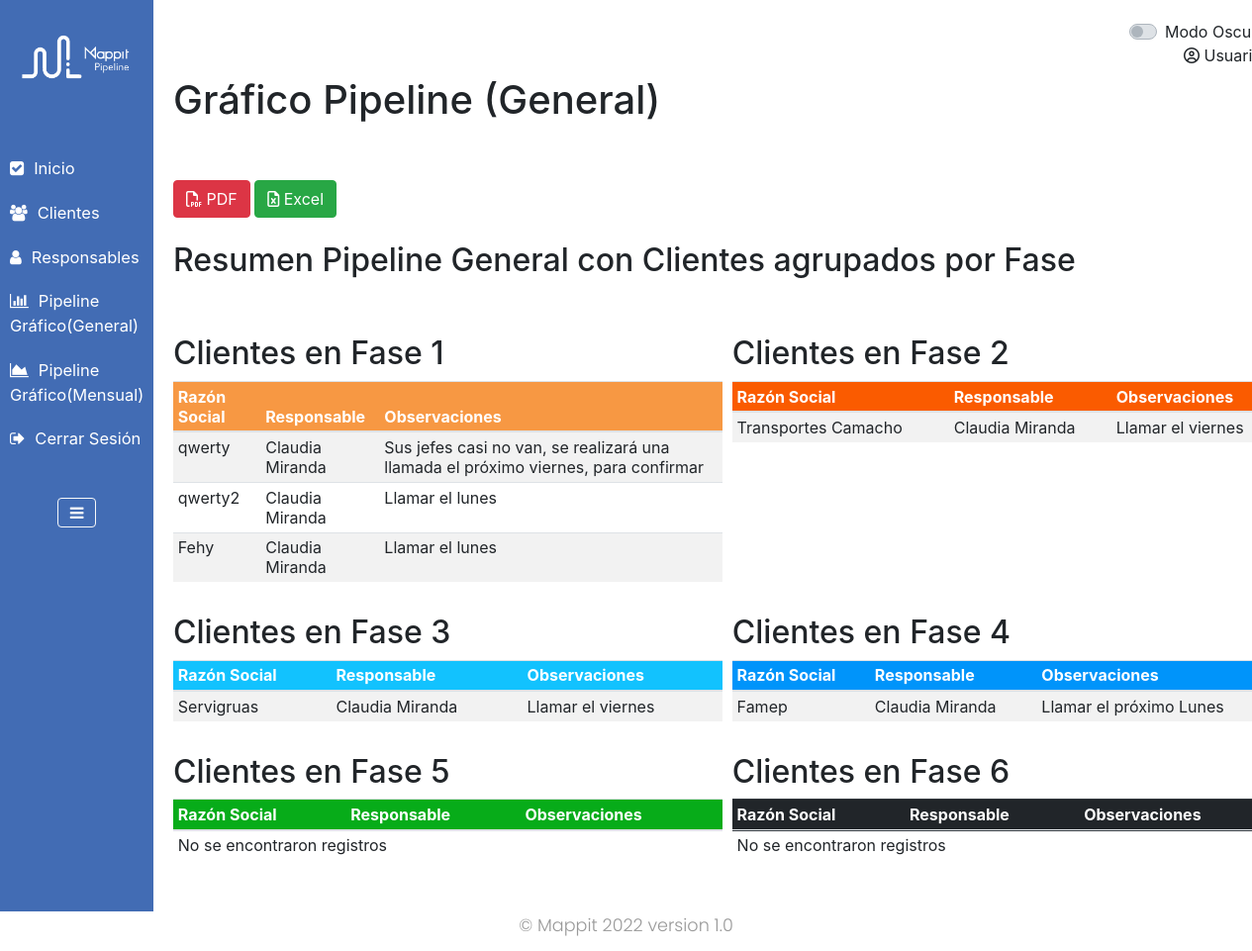
/grafico, run on the app's committed database.
### ventas/models.py (models this page shows, shortened)
class Prospecto(models.Model):
	razon_social = models.CharField(max_length = 200, verbose_name = 'Razón Social')
	contacto = models.CharField(max_length = 200, verbose_name = 'Contacto')
	num_tel = models.CharField(max_length = 40, verbose_name = 'Número de Teléfono', null = True)
	correo = models.CharField(max_length=70, verbose_name = 'Correo Electronico', null = True)
	nombre_comercial = models.CharField(max_length = 200, verbose_name = 'Nombre Comercial')
	giro = models.CharField(max_length = 200,  verbose_name = 'Giro')
	localidad = models.CharField(max_length = 200, verbose_name = 'Localidad')
	coordenadas = models.CharField(max_length = 100, verbose_name = 'Coordenadas', null = True)
	fechaReg = models.DateField(null = True, blank = True , verbose_name = 'Fecha de Registro', default = now, editable = False )
	clasificacion = models.CharField(max_length = 1, choices = clasificacion, default = '1')
	responsable = models.ForeignKey('Responsable', on_delete = models.SET_NULL, null = True)
	fase = models.CharField(max_length = 2, choices = fase, default = '1')
	observaciones = models.CharField(max_length = 254, verbose_name = 'Observaciones', null = True)

class Responsable(models.Model):
	nombre_completo = models.CharField(max_length = 200, verbose_name = 'Nombre Completo')
	def __str__(self):
		return self.nombre_completo

### ventas/views.py (the view)
# urls.py: path('grafico', Grafico, name = 'grafico'),
def Grafico(request):
	fase_uno_series = Prospecto.objects.filter(fase = 'F1', fechaReg__year = str(now.year)).count()
	fase_dos_series = Prospecto.objects.filter(fase = 'F2', fechaReg__year = str(now.year)).count()
	fase_tres_series = Prospecto.objects.filter(fase = 'F3', fechaReg__year = str(now.year)).count()
	fase_cuatro_series = Prospecto.objects.filter(fase = 'F4', fechaReg__year = str(now.year)).count()
	fase_cinco_series = Prospecto.objects.filter(fase = 'F5', fechaReg__year = str(now.year)).count()
	fase_seis_series = Prospecto.objects.filter(fase = 'F6', fechaReg__year = str(now.year)).count()
	cl_uno = Prospecto.objects.filter(fase = 'F1', fechaReg__year = str(now.year))
	cl_dos = Prospecto.objects.filter(fase = 'F2', fechaReg__year = str(now.year))
	cl_tres = Prospecto.objects.filter(fase = 'F3', fechaReg__year = str(now.year))
	cl_cuatro = Prospecto.objects.filter(fase = 'F4', fechaReg__year = str(now.year))
	cl_cinco = Prospecto.objects.filter(fase = 'F5', fechaReg__year = str(now.year))
	cl_seis = Prospecto.objects.filter(fase = 'F6', fechaReg__year = str(now.year))
	return render(request, 'grafico.html', {
        'fase_uno_series': json.dumps(fase_uno_series),
        'fase_dos_series': json.dumps(fase_dos_series),
        'fase_tres_series': json.dumps(fase_tres_series),
        'fase_cuatro_series': json.dumps(fase_cuatro_series),
        'fase_cinco_series': json.dumps(fase_cinco_series),
        'fase_seis_series': json.dumps(fase_seis_series),
        'cl_uno': cl_uno,
        'cl_dos': cl_dos,
        'cl_tres': cl_tres,
        'cl_cuatro': cl_cuatro,
        'cl_cinco': cl_cinco,
        'cl_seis': cl_seis,
    })

### ventas/templates/grafico.html (shortened to what this page needs)
{% extends 'base.html' %}
{% block titulo%} Gráfico Pipeline (General) {% endblock %}
{% load static %}
{% block content %}
<div class="row">
<div class="col-12" id="container"></div>
</div>
<br>
<button class="btn btn-danger" onclick="exportPDF()"><i class="fa fa-file-pdf-o" aria-hidden="true"></i> PDF</button>
<button class="btn btn-success" onclick="exportXLS()"><i class="fa fa-file-excel-o" aria-hidden="true"></i> Excel</button>
<br><br>
<div id = "exportar">
<h2>Resumen Pipeline General con Clientes agrupados por Fase</h2>
<br><br>
<div class="form-row form-row" >
<div class="form-group col-md-6">
<h2>Clientes en Fase 1</h2>
<div class="table-responsive">
  <table id="tabla_fase" class="table table-striped table-sm">
    <thead bgcolor="#F79843" style="color:white;">
      <tr>
        <th>Razón Social</th>
        <th>Responsable</th>
        <th>Observaciones</th>
      </tr>
</thead>
<tbody>
        <tr>
        {% for cl in cl_uno %}
        <td>{{ cl.razon_social }}</td>
        <td>{{ cl.responsable }}</td>
        <td>{{ cl.observaciones }}</td>
      </tr>
        {% empty %}
      <tr>
        <td colspan="5">No se encontraron registros</td>
      </tr>
        {% endfor %}
</tbody>
</table>
</div>
</div>
<div class="form-group col-md-6">
<h2>Clientes en Fase 2</h2>
<div class="table-responsive">
  <table id="tabla_fase" class="table table-striped table-sm">
    <thead bgcolor="#FA5B00" style="color:white;">
      <tr>
        <th>Razón Social</th>
        <th>Responsable</th>
        <th>Observaciones</th>
      </tr>
</thead>
<tbody>
        <tr>
        {% for cl in cl_dos %}
        <td>{{ cl.razon_social }}</td>
        <td>{{ cl.responsable }}</td>
        <td>{{ cl.observaciones }}</td>
      </tr>
        {% empty %}
      <tr>
        <td colspan="5">No se encontraron registros</td>
      </tr>
        {% endfor %}
</tbody>
</table>
</div>
</div>
</div>
<div class="form-row form-row" >
<div class="form-group col-md-6">
<h2>Clientes en Fase 3</h2>
<div class="table-responsive">
  <table id="tabla_fase" class="table table-striped table-sm">
   <thead bgcolor="#12C2FE" style="color:white;">
      <tr>
        <th>Razón Social</th>
        <th>Responsable</th>
        <th>Observaciones</th>
      </tr>
</thead>
<tbody>
        <tr>
        {% for cl in cl_tres %}
        <td>{{ cl.razon_social }}</td>
        <td>{{ cl.responsable }}</td>
        <td>{{ cl.observaciones }}</td>
      </tr>
        {% empty %}
      <tr>
        <td colspan="5">No se encontraron registros</td>
      </tr>
        {% endfor %}
</tbody>
</table>
</div>
</div>
<div class="form-group col-md-6">
<h2>Clientes en Fase 4</h2>
<div class="table-responsive">
  <table id="tabla_fase" class="table table-striped table-sm">
    <thead bgcolor="#0094FA" style="color:white;">
      <tr>
        <th>Razón Social</th>
        <th>Responsable</th>
        <th>Observaciones</th>
      </tr>
</thead>
<tbody>
        <tr>
        {% for cl in cl_cuatro %}
        <td>{{ cl.razon_social }}</td>
        <td>{{ cl.responsable }}</td>
        <td>{{ cl.observaciones }}</td>
      </tr>
        {% empty %}
      <tr>
        <td colspan="5">No se encontraron registros</td>
      </tr>
        {% endfor %}
</tbody>
</table>
</div>
</div>
</div>
<div class="form-row form-row" >
<div class="form-group col-md-6">
<h2>Clientes en Fase 5</h2>
<div class="table-responsive">
  <table id="tabla_fase" class="table table-striped table-sm">
     <thead bgcolor="#07AC19" style="color:white;">
      <tr>
        <th>Razón Social</th>
        <th>Responsable</th>
        <th>Observaciones</th>
      </tr>
</thead>
<tbody>
        <tr>
        {% for cl in cl_cinco %}
        <td>{{ cl.razon_social }}</td>
        <td>{{ cl.responsable }}</td>
        <td>{{ cl.observaciones }}</td>
      </tr>
        {% empty %}
      <tr>
        <td colspan="5">No se encontraron registros</td>
      </tr>
        {% endfor %}
</tbody>
</table>
</div>
</div>
<div class="form-group col-md-6">
<h2>Clientes en Fase 6</h2>
<div class="table-responsive">
  <table id="tabla_fase" class="table table-striped table-sm">
    <thead class="thead-dark">
      <tr>
        <th>Razón Social</th>
        <th>Responsable</th>
        <th>Observaciones</th>
      </tr>
</thead>
<tbody>
        <tr>
        {% for cl in cl_seis %}
        <td>{{ cl.razon_social }}</td>
        <td>{{ cl.responsable }}</td>
        <td>{{ cl.observaciones }}</td>
      </tr>
        {% empty %}
      <tr>
        <td colspan="5">No se encontraron registros</td>
      </tr>
        {% endfor %}
</tbody>
</table>
</div>
</div>
</div>
</div>
{% endblock %}

### sistemaventas/templates/base.html (shortened to what this page needs)
{% load bootstrap4 %}
{% bootstrap_css %}
{% load static %}
<html lang="sp">
<head>
    <link rel="stylesheet" href="path/to/font-awesome/css/font-awesome.min.css"  >
    <link rel="stylesheet" href="https://stackpath.bootstrapcdn.com/bootstrap/4.1.0/css/bootstrap.min.css">
    <link rel="stylesheet" type="text/css" href="static/css/style4.css" class="theme">
    <link rel="stylesheet" href="https://cdnjs.cloudflare.com/ajax/libs/malihu-custom-scrollbar-plugin/3.1.5/jquery.mCustomScrollbar.min.css">
    <link rel="stylesheet" type="text/css" href="https://stackpath.bootstrapcdn.com/font-awesome/4.7.0/css/font-awesome.min.css">
    <link rel="stylesheet" href="https://cdn.jsdelivr.net/npm/bootstrap@4.0.0/dist/css/bootstrap.min.css">
    <link rel="stylesheet" type="text/css" href="https://cdn.datatables.net/v/dt/jq-3.3.1/dt-1.10.21/datatables.min.css">
    <link rel="stylesheet" href="https://unpkg.com/leaflet/dist/leaflet.css" />
    <link rel="stylesheet" href="https://unpkg.com/leaflet-control-geocoder/dist/Control.Geocoder.css" />
</head>
<body>
    <div class="wrapper">
        <nav id="sidebar">
            <div class="sidebar-header">
                <h3><a href="/"><center><img src="{% static  'img/LOGO BLANCO PIPELINE SIN FONDO.png' %}" height="80" width="130"></center></a></h3>
            </div>
            <ul class="list-unstyled components">
                <li class="active">
                        <li>
                            <a style="color:white;" href="/inicio"><i class="fa fa-check-square" aria-hidden="true"></i>Inicio</a>
                        </li>
                        <li>
                            <a style="color:white;" href="/listProspecto"><i class="fa fa-users" aria-hidden="true"></i>Clientes</a>
                        </li>
                        <li>
                            <a style="color:white;" href="/listResponsable"><i class="fa fa-user" aria-hidden="true"></i>Responsables</a>
                        </li>
                        <li>
                            <a style="color:white;" href="/grafico"><i class="fa fa-bar-chart" aria-hidden="true"></i>Pipeline Gráfico(General)</a>
                        </li>
                </li>
                <li>
                    <a style="color:white;" href="/grafico_mensual"><i class="fa fa-area-chart" aria-hidden="true"></i>Pipeline Gráfico(Mensual)</a>
                </li>
                <li>
                   <a style="color:white;" class="nav-link" href="/accounts/logout/"><i class="fa fa-sign-out" aria-hidden="true"></i>Cerrar Sesión</a>
                </li>
            </ul>
            <center><button type="button" id="sidebarCollapse" class="btn btn-outline-light"><i class="fa fa-bars" aria-hidden="true"></i></button></center>
        </nav>
        <div id="content" class="col-md-11">
            <div class="col-12">
                <div class="custom-control custom-switch">
                    <span class="float-right">
                        <label class="custom-control-label" for="customSwitches">Modo Oscuro</label>
                    </span>
                </div>
            </div>
            <div class="col-12"><span class="float-right"><i class="fa fa-user-circle-o" aria-hidden="true"></i> Usuario: {{user.username}}</span></div>
            <br>
              <main role="main" class="col-md-0 ml-sm-auto col-lg-12 px-md-0">
                <h1 class="mt-2">{% block titulo %}{% endblock %}</h1>
                <br>
                  {% block content %}
                  {% endblock %}
              </main>
        </div>
    </div>
    <footer>
        <p>&copy; Mappit 2022 version 1.0</p>
    </footer>
</body>
</html>

### ventas/static/css/style4.css (style rules this page uses)
body { font-family: 'Poppins', sans-serif; background: #fafafa; }
p { font-family: 'Poppins', sans-serif; font-size: 1.1em; font-weight: 300; line-height: 1.7em; color: #999; }
a, a:hover, a:focus { color: inherit; text-decoration: none; transition: all 0.3s; }
i, span { display: inline-block; }
.wrapper { display: flex; align-items: stretch; }
#sidebar { min-width: 155px; max-width: 155px; background: #426cb4; color: #fff; transition: all 0.3s; font-size: 15; }
#sidebar ul li a { text-align: left; }
#sidebar .sidebar-header { padding: 20px; background: #426cb4; }
#sidebar ul.components { padding: 20px 0; border-bottom: 1px solid #426cb4; }
#sidebar ul li a { padding: 10px; font-size: 1.1em; display: block; }
#sidebar ul li a i { margin-right: 10px; }
#content { width: 90%; padding: 20px; min-height: 100vh; transition: all 0.3s; }
footer { background-color: white; bottom: 0; width: 100%; height: 40px; text-align: center; }

### data on the page
Prospecto: razon_social "qwerty", responsable "Claudia Miranda", observaciones "Sus jefes casi no van, se realizará una llamada el próximo viernes, para confirmar"
Prospecto: razon_social "qwerty2", responsable "Claudia Miranda", observaciones "Llamar el lunes"
Prospecto: razon_social "Fehy", responsable "Claudia Miranda", observaciones "Llamar el lunes"
Prospecto: razon_social "Transportes Camacho", responsable "Claudia Miranda", observaciones "Llamar el viernes"
Prospecto: razon_social "Servigruas", responsable "Claudia Miranda", observaciones "Llamar el viernes"
Prospecto: razon_social "Famep", responsable "Claudia Miranda", observaciones "Llamar el próximo Lunes"
